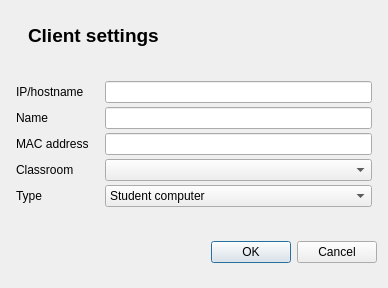
<?xml version="1.0" encoding="UTF-8"?>
<ui version="4.0">
 <author>Tobias Doerffel</author>
 <class>ClientSettingsDialog</class>
 <widget class="QDialog" name="ClientSettingsDialog">
  <property name="geometry">
   <rect>
    <x>0</x>
    <y>0</y>
    <width>388</width>
    <height>288</height>
   </rect>
  </property>
  <property name="windowTitle">
   <string>Client settings</string>
  </property>
  <property name="windowIcon">
   <iconset resource="../ischool.qrc">
    <normaloff>:/resources/client_settings.png</normaloff>:/resources/client_settings.png</iconset>
  </property>
  <property name="modal">
   <bool>true</bool>
  </property>
  <layout class="QVBoxLayout" name="verticalLayout">
   <property name="spacing">
    <number>16</number>
   </property>
   <item>
    <layout class="QHBoxLayout" name="_2">
     <property name="spacing">
      <number>10</number>
     </property>
     <property name="margin">
      <number>0</number>
     </property>
     <item>
      <widget class="QLabel" name="label">
       <property name="sizePolicy">
        <sizepolicy hsizetype="Maximum" vsizetype="Maximum">
         <horstretch>0</horstretch>
         <verstretch>0</verstretch>
        </sizepolicy>
       </property>
       <property name="text">
        <string/>
       </property>
       <property name="pixmap">
        <pixmap resource="../ischool.qrc">:/resources/client_settings.png</pixmap>
       </property>
       <property name="scaledContents">
        <bool>false</bool>
       </property>
      </widget>
     </item>
     <item>
      <widget class="QLabel" name="label_2">
       <property name="sizePolicy">
        <sizepolicy hsizetype="Preferred" vsizetype="Maximum">
         <horstretch>0</horstretch>
         <verstretch>0</verstretch>
        </sizepolicy>
       </property>
       <property name="font">
        <font>
         <pointsize>14</pointsize>
         <weight>75</weight>
         <bold>true</bold>
        </font>
       </property>
       <property name="text">
        <string>Client settings</string>
       </property>
      </widget>
     </item>
    </layout>
   </item>
   <item>
    <layout class="QGridLayout" name="gridLayout">
     <property name="verticalSpacing">
      <number>4</number>
     </property>
     <property name="margin">
      <number>5</number>
     </property>
     <item row="0" column="0">
      <widget class="QLabel" name="label_4">
       <property name="sizePolicy">
        <sizepolicy hsizetype="Preferred" vsizetype="Preferred">
         <horstretch>0</horstretch>
         <verstretch>0</verstretch>
        </sizepolicy>
       </property>
       <property name="text">
        <string>IP/hostname</string>
       </property>
       <property name="textFormat">
        <enum>Qt::PlainText</enum>
       </property>
      </widget>
     </item>
     <item row="0" column="1">
      <widget class="QLineEdit" name="hostnameEdit">
       <property name="toolTip">
        <string>&lt;html&gt;&lt;head&gt;&lt;meta name=&quot;qrichtext&quot; content=&quot;1&quot; /&gt;&lt;/head&gt;&lt;body style=&quot; white-space: pre-wrap; font-family:Sans Serif; font-size:9pt; font-weight:400; font-style:normal; text-decoration:none;&quot;&gt;&lt;p style=&quot; margin-top:0px; margin-bottom:0px; margin-left:0px; margin-right:0px; -qt-block-indent:0; text-indent:0px;&quot;&gt;enter an IP-address or hostname under which iSCHOOL can reach the client (use ':' for specifying an optional port-number)&lt;/p&gt;&lt;/body&gt;&lt;/html&gt;</string>
       </property>
      </widget>
     </item>
     <item row="1" column="0">
      <widget class="QLabel" name="label_3">
       <property name="sizePolicy">
        <sizepolicy hsizetype="Preferred" vsizetype="Preferred">
         <horstretch>0</horstretch>
         <verstretch>0</verstretch>
        </sizepolicy>
       </property>
       <property name="text">
        <string>Name</string>
       </property>
       <property name="textFormat">
        <enum>Qt::PlainText</enum>
       </property>
      </widget>
     </item>
     <item row="1" column="1">
      <widget class="QLineEdit" name="nameEdit">
       <property name="sizePolicy">
        <sizepolicy hsizetype="Expanding" vsizetype="Fixed">
         <horstretch>0</horstretch>
         <verstretch>0</verstretch>
        </sizepolicy>
       </property>
       <property name="toolTip">
        <string>&lt;html&gt;&lt;head&gt;&lt;meta name=&quot;qrichtext&quot; content=&quot;1&quot; /&gt;&lt;/head&gt;&lt;body style=&quot; white-space: pre-wrap; font-family:Sans Serif; font-size:9pt; font-weight:400; font-style:normal; text-decoration:none;&quot;&gt;&lt;p style=&quot; margin-top:0px; margin-bottom:0px; margin-left:0px; margin-right:0px; -qt-block-indent:0; text-indent:0px;&quot;&gt;Optional nickname of the host which is displayed in iSCHOOL.&lt;/p&gt;&lt;/body&gt;&lt;/html&gt;</string>
       </property>
      </widget>
     </item>
     <item row="2" column="0">
      <widget class="QLabel" name="label_5">
       <property name="sizePolicy">
        <sizepolicy hsizetype="Preferred" vsizetype="Preferred">
         <horstretch>0</horstretch>
         <verstretch>0</verstretch>
        </sizepolicy>
       </property>
       <property name="text">
        <string>MAC address</string>
       </property>
       <property name="textFormat">
        <enum>Qt::PlainText</enum>
       </property>
      </widget>
     </item>
     <item row="2" column="1">
      <widget class="QLineEdit" name="macEdit">
       <property name="toolTip">
        <string>&lt;html&gt;&lt;head&gt;&lt;meta name=&quot;qrichtext&quot; content=&quot;1&quot; /&gt;&lt;/head&gt;&lt;body style=&quot; white-space: pre-wrap; font-family:Sans Serif; font-size:9pt; font-weight:400; font-style:normal; text-decoration:none;&quot;&gt;&lt;p style=&quot; margin-top:0px; margin-bottom:0px; margin-left:0px; margin-right:0px; -qt-block-indent:0; text-indent:0px;&quot;&gt;Hardware/MAC-address of client - only used for powering on client&lt;/p&gt;&lt;/body&gt;&lt;/html&gt;</string>
       </property>
      </widget>
     </item>
     <item row="3" column="0">
      <widget class="QLabel" name="label_7">
       <property name="text">
        <string>Classroom</string>
       </property>
       <property name="textFormat">
        <enum>Qt::PlainText</enum>
       </property>
      </widget>
     </item>
     <item row="3" column="1">
      <widget class="QComboBox" name="classRoomComboBox"/>
     </item>
     <item row="4" column="0">
      <widget class="QLabel" name="label_9">
       <property name="text">
        <string>Type</string>
       </property>
       <property name="textFormat">
        <enum>Qt::PlainText</enum>
       </property>
      </widget>
     </item>
     <item row="4" column="1">
      <widget class="QComboBox" name="typeComboBox">
       <item>
        <property name="text">
         <string>Student computer</string>
        </property>
       </item>
       <item>
        <property name="text">
         <string>Teacher computer</string>
        </property>
       </item>
       <item>
        <property name="text">
         <string>Other/undefined computer</string>
        </property>
       </item>
      </widget>
     </item>
    </layout>
   </item>
   <item>
    <widget class="QDialogButtonBox" name="buttonBox">
     <property name="standardButtons">
      <set>QDialogButtonBox::Cancel|QDialogButtonBox::Ok</set>
     </property>
    </widget>
   </item>
  </layout>
 </widget>
 <resources>
  <include location="../ischool.qrc"/>
 </resources>
 <connections>
  <connection>
   <sender>buttonBox</sender>
   <signal>accepted()</signal>
   <receiver>ClientSettingsDialog</receiver>
   <slot>accept()</slot>
   <hints>
    <hint type="sourcelabel">
     <x>193</x>
     <y>265</y>
    </hint>
    <hint type="destinationlabel">
     <x>193</x>
     <y>143</y>
    </hint>
   </hints>
  </connection>
  <connection>
   <sender>buttonBox</sender>
   <signal>rejected()</signal>
   <receiver>ClientSettingsDialog</receiver>
   <slot>reject()</slot>
   <hints>
    <hint type="sourcelabel">
     <x>193</x>
     <y>265</y>
    </hint>
    <hint type="destinationlabel">
     <x>193</x>
     <y>143</y>
    </hint>
   </hints>
  </connection>
 </connections>
</ui>
